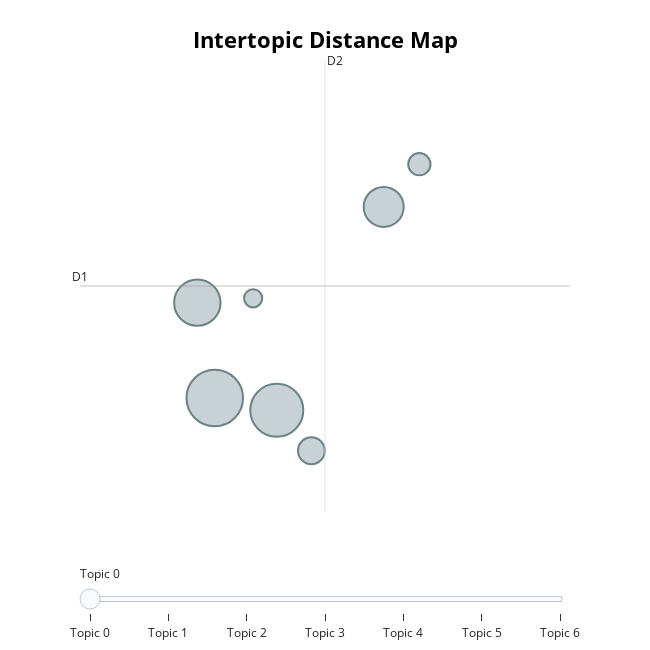

Notebook code cell kept with this figure:
### Code cell
model.visualize_topics()

### Figure 1 — Plotly figure (JSON) as saved in the notebook; plotly's stock layout.template omitted (floating-point values rounded to 4 significant figures)
{"data": [{"customdata": [[0, "india | energy | water | discuss | programme", 58], [1, "security | discuss | india | cyber | threat", 51], [2, "food | india | farmers | land | agricultural", 39], [3, "growth | inclusive | india | inclusive growth | gdp", 29], [4, "disaster | disaster management | management | vulnerability | risk", 13], [5, "tax | budget | gst | goods | goods services", 9], [6, "available | discuss | patents | patent | knowledge", 6]], "hovertemplate": "<b>Topic %{customdata[0]}</b><br>%{customdata[1]}<br>Size: %{customdata[2]}", "legendgroup": "", "marker": {"color": "#B0BEC5", "line": {"color": "DarkSlateGrey", "width": 2}, "size": [58, 51, 39, 29, 13, 9, 6], "sizemode": "area", "sizeref": 0.03625, "symbol": "circle"}, "mode": "markers", "name": "", "orientation": "v", "showlegend": false, "type": "scatter", "x": [10.42, 11.23, 10.19, 12.62, 11.68, 13.09, 10.92], "xaxis": "x", "y": [3.199, 3.115, 3.861, 4.526, 2.834, 4.822, 3.891], "yaxis": "y"}], "layout": {"annotations": [{"showarrow": false, "text": "D1", "x": 8.665, "y": 3.977, "yshift": 10}, {"showarrow": false, "text": "D2", "x": 11.86, "xshift": 10, "y": 5.545}], "height": 650, "hoverlabel": {"bgcolor": "white", "font": {"family": "Rockwell", "size": 16}}, "legend": {"itemsizing": "constant", "tracegroupgap": 0}, "margin": {"t": 60}, "shapes": [{"line": {"color": "#CFD8DC", "width": 2}, "type": "line", "x0": 11.86, "x1": 11.86, "y0": 2.408, "y1": 5.545}, {"line": {"color": "#9E9E9E", "width": 2}, "type": "line", "x0": 8.665, "x1": 15.05, "y0": 3.977, "y1": 3.977}], "sliders": [{"active": 0, "pad": {"t": 50}, "steps": [{"args": [{"marker.color": [["red", "#B0BEC5", "#B0BEC5", "#B0BEC5", "#B0BEC5", "#B0BEC5", "#B0BEC5"]]}], "label": "Topic 0", "method": "update"}, {"args": [{"marker.color": [["#B0BEC5", "red", "#B0BEC5", "#B0BEC5", "#B0BEC5", "#B0BEC5", "#B0BEC5"]]}], "label": "Topic 1", "method": "update"}, {"args": [{"marker.color": [["#B0BEC5", "#B0BEC5", "red", "#B0BEC5", "#B0BEC5", "#B0BEC5", "#B0BEC5"]]}], "label": "Topic 2", "method": "update"}, {"args": [{"marker.color": [["#B0BEC5", "#B0BEC5", "#B0BEC5", "red", "#B0BEC5", "#B0BEC5", "#B0BEC5"]]}], "label": "Topic 3", "method": "update"}, {"args": [{"marker.color": [["#B0BEC5", "#B0BEC5", "#B0BEC5", "#B0BEC5", "red", "#B0BEC5", "#B0BEC5"]]}], "label": "Topic 4", "method": "update"}, {"args": [{"marker.color": [["#B0BEC5", "#B0BEC5", "#B0BEC5", "#B0BEC5", "#B0BEC5", "red", "#B0BEC5"]]}], "label": "Topic 5", "method": "update"}, {"args": [{"marker.color": [["#B0BEC5", "#B0BEC5", "#B0BEC5", "#B0BEC5", "#B0BEC5", "#B0BEC5", "red"]]}], "label": "Topic 6", "method": "update"}]}], "title": {"font": {"color": "Black", "size": 22}, "text": "<b>Intertopic Distance Map</b>", "x": 0.5, "xanchor": "center", "y": 0.95, "yanchor": "top"}, "width": 650, "xaxis": {"anchor": "y", "domain": [0, 1], "range": [8.665, 15.05], "title": {"text": ""}, "visible": false}, "yaxis": {"anchor": "x", "domain": [0, 1], "range": [2.408, 5.545], "title": {"text": ""}, "visible": false}}}
